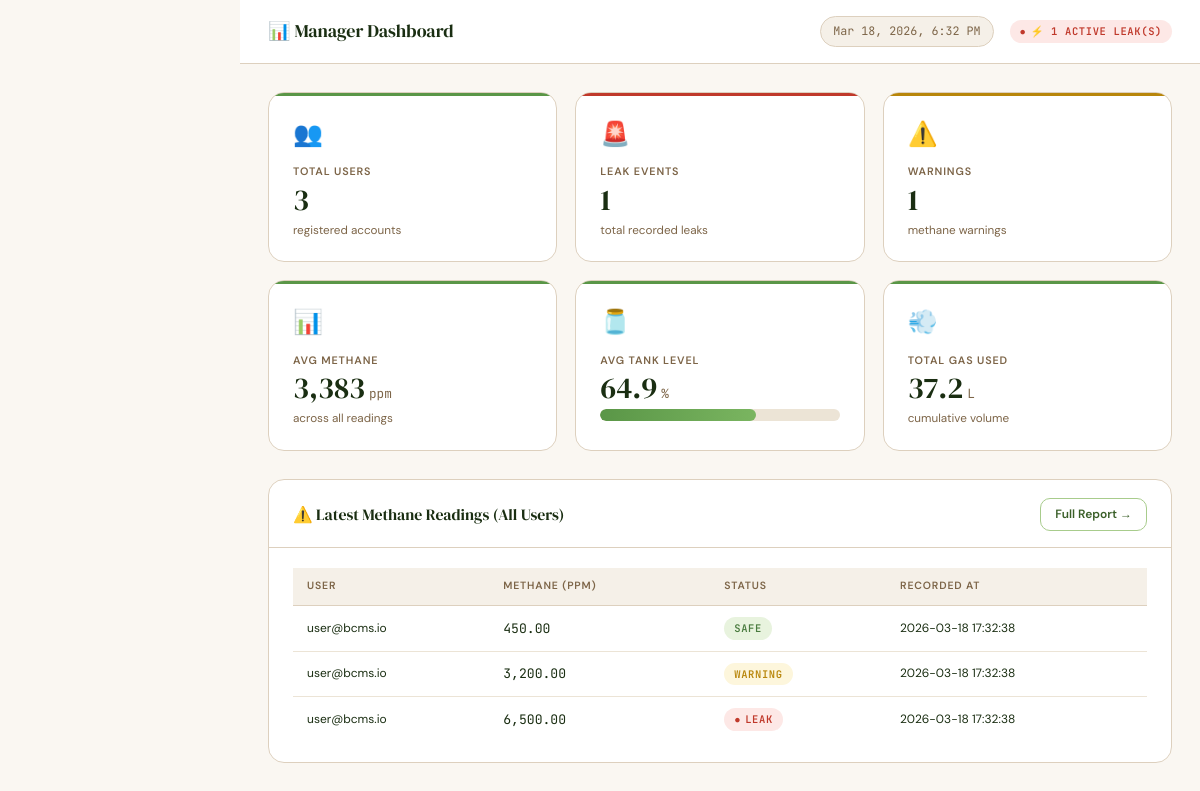
The page /app/manager/dashboard.php (signed in) on the database its author committed.
### tables this page shows
CREATE TABLE IF NOT EXISTS methane_monitoring (
    id          INT AUTO_INCREMENT PRIMARY KEY,
    user_id     INT,
    methane_ppm FLOAT,
    status      ENUM('SAFE','WARNING','LEAK') DEFAULT 'SAFE',
    recorded_at TIMESTAMP DEFAULT CURRENT_TIMESTAMP,
    FOREIGN KEY (user_id) REFERENCES users(user_id) ON DELETE SET NULL
);

CREATE TABLE IF NOT EXISTS users (
    user_id    INT AUTO_INCREMENT PRIMARY KEY,
    email      VARCHAR(255) UNIQUE NOT NULL,
    password   VARCHAR(255)        NOT NULL,
    role       ENUM('admin','manager','user') NOT NULL DEFAULT 'user',
    verified   TINYINT(1) NOT NULL DEFAULT 0,
    created_at TIMESTAMP DEFAULT CURRENT_TIMESTAMP
);

### app/manager/dashboard.php (the view, shortened to what this page needs)
<?php
require_once __DIR__ . '/../../config/functions.php';
$db = getDB();
$stats = $db->query("SELECT
  (SELECT COUNT(*) FROM users)                                     AS total_users,
  (SELECT COUNT(*) FROM methane_monitoring WHERE status='LEAK')    AS leak_count,
  (SELECT COUNT(*) FROM methane_monitoring WHERE status='WARNING') AS warn_count,
  (SELECT AVG(methane_ppm) FROM methane_monitoring)                AS avg_ppm,
  (SELECT AVG(gas_percentage) FROM gas_level)                      AS avg_level,
  (SELECT SUM(gas_used) FROM gas_usage)                            AS total_gas
")->fetch();
$latestMethane = $db->query("
  SELECT m.*, u.email
  FROM methane_monitoring m
  LEFT JOIN users u ON m.user_id = u.user_id
  ORDER BY m.recorded_at DESC
  LIMIT 10
")->fetchAll();
?>
<div class="layout">
  <div class="main-content">
    <div class="topbar">
      <div class="topbar-title">📊 Manager Dashboard</div>
      <div class="topbar-meta">
        <span class="topbar-time" id="clock"></span>
        <?php if ($stats['leak_count'] > 0): ?>
        <span class="badge badge-leak">⚡ <?= $stats['leak_count'] ?> Active Leak(s)</span>
        <?php endif; ?>
      </div>
    </div>
    <div class="page-body">
      <div class="stats-grid stagger">
        <div class="stat-card fade-up">
          <span class="stat-icon">👥</span>
          <div class="stat-label">Total Users</div>
          <div class="stat-value"><?= $stats['total_users'] ?></div>
          <div class="stat-sub">registered accounts</div>
        </div>
        <div class="stat-card fade-up <?= $stats['leak_count']>0?'danger':'' ?>">
          <span class="stat-icon">🚨</span>
          <div class="stat-label">Leak Events</div>
          <div class="stat-value"><?= $stats['leak_count'] ?></div>
          <div class="stat-sub">total recorded leaks</div>
        </div>
        <div class="stat-card fade-up <?= $stats['warn_count']>0?'warn':'' ?>">
          <span class="stat-icon">⚠️</span>
          <div class="stat-label">Warnings</div>
          <div class="stat-value"><?= $stats['warn_count'] ?></div>
          <div class="stat-sub">methane warnings</div>
        </div>
        <div class="stat-card fade-up">
          <span class="stat-icon">📊</span>
          <div class="stat-label">Avg Methane</div>
          <div class="stat-value"><?= number_format($stats['avg_ppm']??0,0) ?><span class="unit">ppm</span></div>
          <div class="stat-sub">across all readings</div>
        </div>
        <div class="stat-card fade-up">
          <span class="stat-icon">🫙</span>
          <div class="stat-label">Avg Tank Level</div>
          <div class="stat-value"><?= number_format($stats['avg_level']??0,1) ?><span class="unit">%</span></div>
          <?php $avg = $stats['avg_level']??0; ?>
          <div class="gauge-bar mt-1"><div class="gauge-fill <?= $avg<25?'danger':($avg<50?'warn':'') ?>" style="width:<?= min(100,$avg) ?>%"></div></div>
        </div>
        <div class="stat-card fade-up">
          <span class="stat-icon">💨</span>
          <div class="stat-label">Total Gas Used</div>
          <div class="stat-value"><?= number_format($stats['total_gas']??0,1) ?><span class="unit">L</span></div>
          <div class="stat-sub">cumulative volume</div>
        </div>
      </div>
      <div class="panel fade-up">
        <div class="panel-header">
          <span class="panel-title">⚠️ Latest Methane Readings (All Users)</span>
          <a href="<?= BASE_URL ?>/app/manager/reports.php" class="btn btn-secondary btn-sm">Full Report →</a>
        </div>
        <div class="panel-body">
          <div class="table-wrap">
            <table class="data-table">
              <thead>
                <tr><th>User</th><th>Methane (ppm)</th><th>Status</th><th>Recorded At</th></tr>
              </thead>
              <tbody>
                <?php foreach ($latestMethane as $r): ?>
                <tr>
                  <td class="text-sm"><?= e($r['email'] ?? 'Deleted User') ?></td>
                  <td class="mono"><?= number_format($r['methane_ppm'],2) ?></td>
                  <td><span class="badge badge-<?= strtolower($r['status']) ?>"><?= $r['status'] ?></span></td>
                  <td class="text-sm text-muted"><?= $r['recorded_at'] ?></td>
                </tr>
                <?php endforeach; ?>
              </tbody>
            </table>
          </div>
        </div>
      </div>
    </div>
  </div>
</div>

### rows shown on the page
methane_monitoring: user.email "user@bcms.io", methane_ppm "450.00", status "SAFE", recorded_at "2026-03-18 17:32:38"
methane_monitoring: user.email "user@bcms.io", methane_ppm "3,200.00", status "WARNING", recorded_at "2026-03-18 17:32:38"
methane_monitoring: user.email "user@bcms.io", methane_ppm "6,500.00", status "LEAK", recorded_at "2026-03-18 17:32:38"

### other values the page prints
$stats['leak_count'] "1"
$stats['total_users'] "3"
$stats['warn_count'] "1"
$stats['avg_ppm'] "3,383"
$stats['avg_level'] "64.9"
$stats['total_gas'] "37.2"
